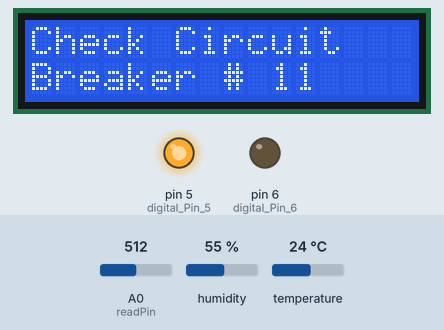
A sketch run on a simulated Arduino Uno, built with avr-gcc and run on an emulated ATmega328P. Parts: 16×2 character LCD, output pins drawn as LEDs (lit = HIGH). The test bench sets the inputs (shaded band); at power-on: A0 (readPin) = 512, humidity 55 %, temperature 24 °C. What the sketch prints to the serial monitor is not drawn.

Above: at 4.2 s.
4.3 s: A0 (readPin) set to 600
At 8.27 s:
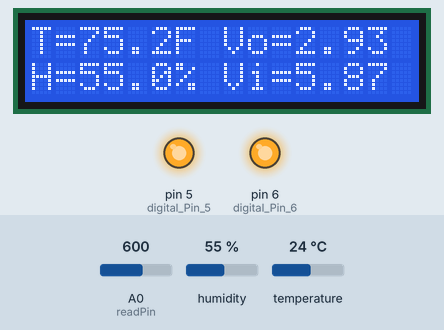
14.7 s: A0 (readPin) set to 630
At 18.71 s:
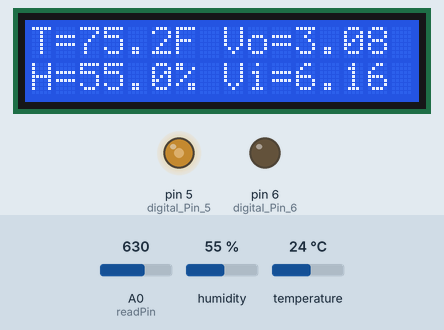
20.1 s: A0 (readPin) set to 306
At 27.0 s:
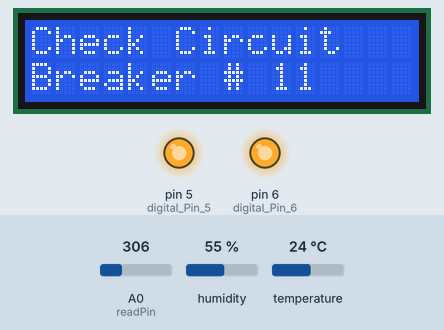
27.5 s: humidity set to 22 %
At 31.09 s:
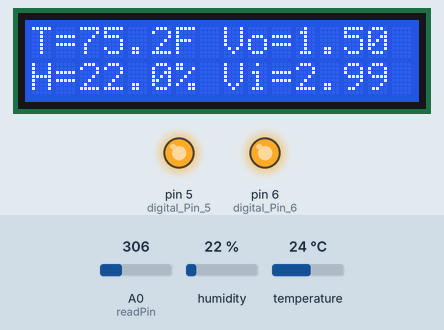
32.6 s: A0 (readPin) set to 716
At 38.54 s:
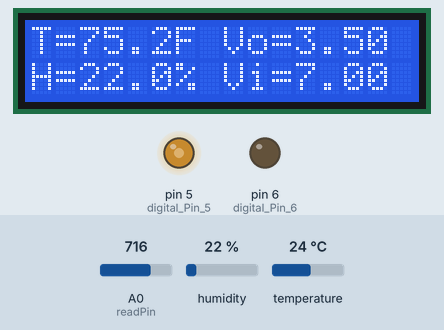
43.0 s: temperature set to 12 °C
At 45.31 s:
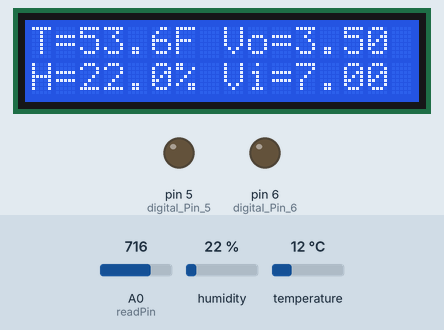
Timing chart, 0 to 47.8 s (numbered marks = the images above; inputs shaded):
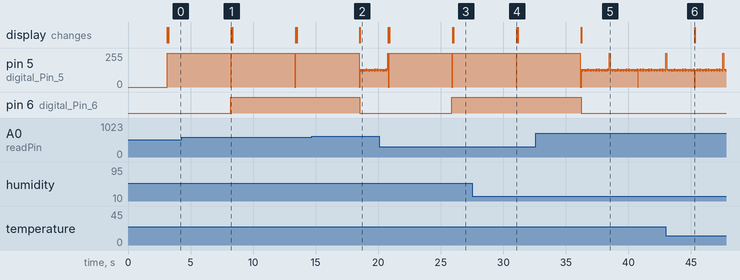

Measured:
- the behaviour switches between 613 and 614 on A0 (readPin) (found by bisection; images 1 and 2)
- after the input at 4.3 s, the display: changes after 4.0 s (image 1)
- after the input at 14.7 s, pin 6 (digital_Pin_6): HIGH → LOW after 3.8 s; the display: changes after 3.8 s (image 2)
- after the input at 20.1 s, pin 6 (digital_Pin_6): LOW → HIGH after 5.8 s; the display: first changes after 0.71 s (image 3 shows a later state)
- after the input at 27.5 s, the display: changes after 3.6 s (image 4)
- after the input at 32.6 s, pin 6 (digital_Pin_6): HIGH → LOW after 3.6 s; the display: changes after 3.6 s (image 5)
- after the input at 43.0 s, the display: changes after 2.3 s (image 6)

The sketch:

Detect_Power_Outage.ino
```cpp
#include <dht_nonblocking.h>
#include <LiquidCrystal.h>

struct VoltageResults
{
   float voltageOut{};
   float voltageIn{};
};

bool getVoltageValues(VoltageResults *);

constexpr int DHT_SENSOR_TYPE {DHT_TYPE_11};
constexpr int DHT_SENSOR_PIN {2};

const DHT_nonblocking dht_sensor( DHT_SENSOR_PIN, DHT_SENSOR_TYPE);

constexpr int digital_Pin_5 {5};
constexpr int digital_Pin_6 {6};
constexpr int digital_Pin_7 {7};
constexpr int digital_Pin_8 {8};
constexpr int digital_Pin_9 {9};
constexpr int digital_Pin_10 {10};
constexpr int digital_Pin_11 {11};
constexpr int digital_Pin_12 {12};

constexpr int readPin{A0};
constexpr float voltageReference{5.0};
constexpr float resistor1{10000.0}; // R1 value for Ohms
constexpr float resistor2{10000.0}; // R2 value for Ohms
constexpr int seconds{5};
constexpr int milliseconds{seconds * 1000};

// initialize the library with the numbers of the interface pins
const LiquidCrystal lcd(digital_Pin_7,
                  digital_Pin_8, digital_Pin_9,
                  digital_Pin_10, digital_Pin_11, digital_Pin_12);
/*
 * Poll for a measurement, keeping the state machine alive.  Returns
 * true if a measurement is available.
 */
bool measure_environment( const float &temperature, const float &humidity )
{
    if( dht_sensor.measure( &temperature, &humidity ) == true )
    {
      return( true );
    }

  return( false );
}

void setup() {
  Serial.begin(9600);
  Serial.println("");

  // set up the LCD's number of columns and rows:
  lcd.begin(16, 2);

  pinMode(readPin, INPUT);

  pinMode(digital_Pin_5, OUTPUT);
  digitalWrite (digital_Pin_5, LOW);

  pinMode(digital_Pin_6, OUTPUT);
  digitalWrite (digital_Pin_6, LOW);

  // Print a message to the LCD.
  lcd.print("Power Detector");

  delay(3000);

}

void loop()
{
  static float temperature{};
  static float humidity{};

  static long countIteration{0};

  constexpr VoltageResults voltage_results{};
  const VoltageResults *p_voltage_results{&voltage_results};

  static bool keepLooping = false;

  int switchStateOfLED = digitalRead(digital_Pin_6);

  static bool sendEmailNotification = false;

    /* Measure temperature and humidity.  If the functions returns
     true, then a measurement is available. */
  if( measure_environment( temperature, humidity ) && getVoltageValues(p_voltage_results))
  {

    lcd.begin(16, 2);
    lcd.print( "T=");

    Serial.print("T=");

    const float FDegs = ((temperature * 9)/5) + 32;
    lcd.print(FDegs, 1);
    Serial.print(FDegs,1);

    lcd.print( "F ");
    Serial.print("F ");
    lcd.print("Vo=");
    lcd.print(p_voltage_results->voltageOut, 2);
    lcd.setCursor(0, 1);

    lcd.print( "H=" );
    Serial.print("H=");
    lcd.print( humidity, 1 );
    Serial.print(humidity,1);
    lcd.print( "% " );
    lcd.print("Vi=");
    Serial.println( "% " );

    lcd.print(p_voltage_results->voltageIn, 2);

    Serial.print("Voltage In= ");
    Serial.print(p_voltage_results->voltageIn, 2);

    Serial.print(" Voltage Out=");
    Serial.println(p_voltage_results->voltageOut,2);

    switchStateOfLED = digitalRead(digital_Pin_5);
    if(LOW == switchStateOfLED)
    {
      digitalWrite (digital_Pin_5, HIGH);
    }
    else
    {
      digitalWrite (digital_Pin_5, LOW);
    }

    if (p_voltage_results->voltageIn < 6.0)
    {
      keepLooping = true;

        static_cast<void>(getVoltageValues(p_voltage_results));

        if (p_voltage_results->voltageIn < 6.0)
        {
          lcd.begin(16, 2);
          lcd.print("Check Circuit");
          lcd.setCursor(0, 1);
          lcd.print("Breaker # 11");
          Serial.println("Check Circuit Breaker #11");
          sendEmailNotification = true;
          Serial.println(sendEmailNotification);
          switchStateOfLED = digitalRead(digital_Pin_5);
          if(LOW == switchStateOfLED)
          {
            digitalWrite (digital_Pin_5, HIGH);
          }

          delay(milliseconds);
        }
        else
        {
          sendEmailNotification = false;
          Serial.println(sendEmailNotification);
          switchStateOfLED = digitalRead(digital_Pin_5);
          if(LOW == switchStateOfLED)
          {
            digitalWrite (digital_Pin_5, HIGH);
          }
          else
          {
            digitalWrite (digital_Pin_5, LOW);
          }
        }

      switchStateOfLED = digitalRead(digital_Pin_6);
      if(LOW == switchStateOfLED)
      {
        digitalWrite (digital_Pin_6, HIGH);
      }

    }
    else if (p_voltage_results->voltageIn >= 6.0 && keepLooping == true)
    {
      keepLooping = false;
      sendEmailNotification = false;
      Serial.println(sendEmailNotification);
          switchStateOfLED = digitalRead(digital_Pin_5);
          if(LOW == switchStateOfLED)
          {
            digitalWrite (digital_Pin_5, HIGH);
          }
          else
          {
            digitalWrite (digital_Pin_5, LOW);
          }
      switchStateOfLED = digitalRead(digital_Pin_6);
      if(HIGH == switchStateOfLED)
      {
        digitalWrite (digital_Pin_6, LOW);
      }
    }
  }

  Serial.println(sendEmailNotification);
          switchStateOfLED = digitalRead(digital_Pin_5);
          if(LOW == switchStateOfLED)
          {
            digitalWrite (digital_Pin_5, HIGH);
          }
          else
          {
            digitalWrite (digital_Pin_5, LOW);
          }
}

bool getVoltageValues(VoltageResults *p_voltage_results)
{
      bool goodReadVO{false};
      bool goodReadVI{false};

      const int sensorValue{analogRead(readPin)};
      p_voltage_results->voltageOut = sensorValue * (voltageReference / 1023.0);

      if (p_voltage_results->voltageOut > 0)
      {
          goodReadVO = true;
      }

      // Use the voltage divider formula to get the original input voltage.
      p_voltage_results->voltageIn = (p_voltage_results->voltageOut * ((resistor1 + resistor2)) / resistor2);

      if (p_voltage_results->voltageIn > 0)
      {
          goodReadVI = true;
      }

      return (goodReadVO && goodReadVI);
}
```
